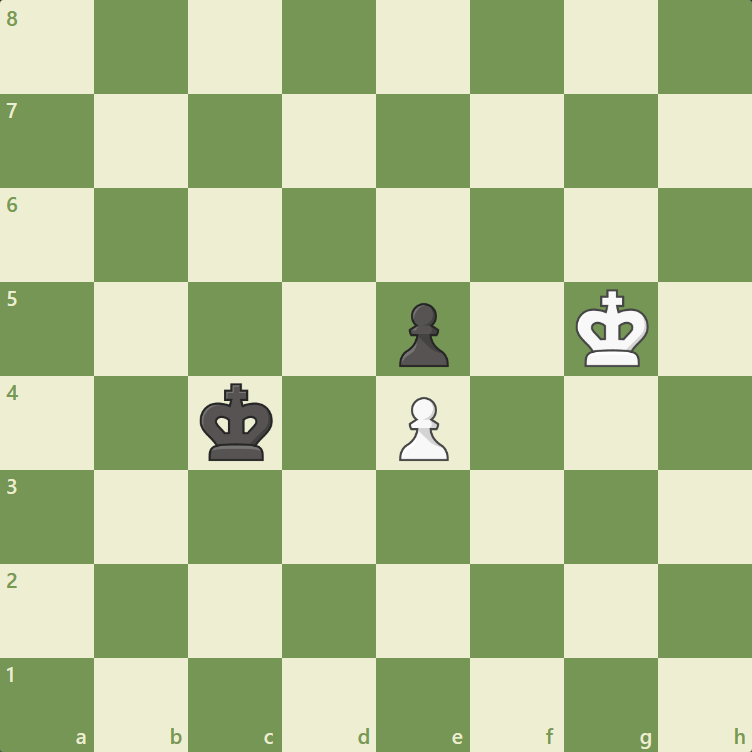
#> input picture images/chess_image.png, 752 x 752 px
$ python -i chessboard_finder.py   (imports and definitions only)   (older library calls are emulated)
#> lines starting #> are read from the running program, lines starting #| are printed output that depends on the picture; after the words box and inside, x2 and y2 are one past the last pixel; in counts of white or black regions, pixels touching at a corner belong together
# Find orthorectified chessboard corners in image

import numpy as np
import PIL.Image


def _get_all_sequences(seq, min_seq_len=7, err_px=5):
    """Given sequence of increasing numbers, get all sequences with common
    spacing (within err_px) that contain at least min_seq_len values
    """
    # Sanity check that there are enough values to satisfy
    if len(seq) < min_seq_len:
        return []

    # For every value, take the next value and see how many times we can step
    # that falls on another value within err_px points
    seqs = []
    for i in range(len(seq) - 1):
        for j in range(i + 1, len(seq)):
            # Check that seq[i], seq[j] not already in previous sequences
            duplicate = False
            for prev_seq in seqs:
                for k in range(len(prev_seq) - 1):
                    if seq[i] == prev_seq[k] and seq[j] == prev_seq[k + 1]:
                        duplicate = True
            if duplicate:
                continue
            d = seq[j] - seq[i]

            # Ignore two points that are within error bounds of each other
            if d < err_px:
                continue

            s = [seq[i], seq[j]]
            n = s[-1] + d
            while np.abs((seq - n)).min() < err_px:
                n = seq[np.abs((seq - n)).argmin()]
                s.append(n)
                n = s[-1] + d

            if len(s) >= min_seq_len:
                s = np.array(s)
                seqs.append(s)
    return seqs


def _nonmax_suppress_1d(arr, winsize=5):
    """Return 1d array with only peaks, use neighborhood window of winsize px"""
    _arr = arr.copy()
    for i in range(_arr.size):
        if i == 0:
            left_neighborhood = 0
        else:
            left_neighborhood = arr[max(0, i - winsize) : i]
        if i >= _arr.size - 2:
            right_neighborhood = 0
        else:
            right_neighborhood = arr[i + 1 : min(arr.size - 1, i + winsize)]

        if arr[i] < np.max(left_neighborhood) or arr[i] <= np.max(right_neighborhood):
            _arr[i] = 0
    return _arr


def detect_chessboard_corners(img_arr_gray, noise_threshold=8000):
    """Load image grayscale as an numpy array
    Return None on failure to find a chessboard

    noise_threshold: Ratio of standard deviation of hough values along an axis
    versus the number of pixels, manually measured bad trigger images
    at < 5,000 and good  chessboards values at > 10,000
    """
    # Get gradients, split into positive and inverted negative components
    gx, gy = np.gradient(img_arr_gray)
    gx_pos = gx.copy()
    gx_pos[gx_pos < 0] = 0
    gx_neg = -gx.copy()
    gx_neg[gx_neg < 0] = 0

    gy_pos = gy.copy()
    gy_pos[gy_pos < 0] = 0
    gy_neg = -gy.copy()
    gy_neg[gy_neg < 0] = 0

    # 1-D ampltitude of hough transform of gradients about X & Y axes
    img_arr_gray.shape[0] * img_arr_gray.shape[1]
    hough_gx = gx_pos.sum(axis=1) * gx_neg.sum(axis=1)
    hough_gy = gy_pos.sum(axis=0) * gy_neg.sum(axis=0)

    # Check that gradient peak signal is strong enough by
    # comparing normalized standard deviation to threshold
    if (
        min(hough_gx.std() / hough_gx.size, hough_gy.std() / hough_gy.size)
        < noise_threshold
    ):
        return None

    # Normalize and skeletonize to just local peaks
    hough_gx = _nonmax_suppress_1d(hough_gx) / hough_gx.max()
    hough_gy = _nonmax_suppress_1d(hough_gy) / hough_gy.max()

    # Arbitrary threshold of 20% of max
    hough_gx[hough_gx < 0.2] = 0
    hough_gy[hough_gy < 0.2] = 0

    # Now we have a set of potential vertical and horizontal lines that
    # may contain some noisy readings, try different subsets of them with
    # consistent spacing until we get a set of 7, choose strongest set of 7
    pot_lines_x = np.where(hough_gx)[0]
    pot_lines_y = np.where(hough_gy)[0]
    pot_lines_x_vals = hough_gx[pot_lines_x]
    pot_lines_y_vals = hough_gy[pot_lines_y]

    # Get all possible length 7+ sequences
    seqs_x = _get_all_sequences(pot_lines_x)
    seqs_y = _get_all_sequences(pot_lines_y)

    if len(seqs_x) == 0 or len(seqs_y) == 0:
        return None

    # Score sequences by the strength of their hough peaks
    seqs_x_vals = [pot_lines_x_vals[[v in seq for v in pot_lines_x]] for seq in seqs_x]
    seqs_y_vals = [pot_lines_y_vals[[v in seq for v in pot_lines_y]] for seq in seqs_y]

    # shorten sequences to up to 9 values based on score
    # X sequences
    for i in range(len(seqs_x)):
        seq = seqs_x[i]
        seq_val = seqs_x_vals[i]

        # if the length of sequence is more than 7 + edges = 9
        # strip weakest edges
        if len(seq) > 9:
            # while not inner 7 chess lines, strip weakest edges
            while len(seq) > 7:
                if seq_val[0] > seq_val[-1]:
                    seq = seq[:-1]
                    seq_val = seq_val[:-1]
                else:
                    seq = seq[1:]
                    seq_val = seq_val[1:]

        seqs_x[i] = seq
        seqs_x_vals[i] = seq_val

    # Y sequences
    for i in range(len(seqs_y)):
        seq = seqs_y[i]
        seq_val = seqs_y_vals[i]
        while len(seq) > 9:
            if seq_val[0] > seq_val[-1]:
                seq = seq[:-1]
                seq_val = seq_val[:-1]
            else:
                seq = seq[1:]
                seq_val = seq_val[1:]

        seqs_y[i] = seq
        seqs_y_vals[i] = seq_val

    # Now that we only have length 7-9 sequences, score and choose the best one
    scores_x = np.array([np.mean(v) for v in seqs_x_vals])
    scores_y = np.array([np.mean(v) for v in seqs_y_vals])

    # Keep first sequence with the largest step size
    # scores_x = np.array([np.median(np.diff(s)) for s in seqs_x])
    # scores_y = np.array([np.median(np.diff(s)) for s in seqs_y])

    # TODO (elucidation): Choose heuristic score between step size and hough response

    best_seq_x = seqs_x[scores_x.argmax()]
    best_seq_y = seqs_y[scores_y.argmax()]
    # print(best_seq_x, best_seq_y)

    # Now if we have sequences greater than length 7, (up to 9),
    # that means we have up to 9 possible combinations of sets of 7 sequences
    # We try all of them and see which has the best checkerboard response
    sub_seqs_x = [best_seq_x[k : k + 7] for k in range(len(best_seq_x) - 7 + 1)]
    sub_seqs_y = [best_seq_y[k : k + 7] for k in range(len(best_seq_y) - 7 + 1)]

    dx = np.median(np.diff(best_seq_x))
    dy = np.median(np.diff(best_seq_y))
    corners = np.zeros(4, dtype=int)

    # Add 1 buffer to include the outer tiles, since sequences are only using
    # inner chessboard lines
    corners[0] = int(best_seq_y[0] - dy)
    corners[1] = int(best_seq_x[0] - dx)
    corners[2] = int(best_seq_y[-1] + dy)
    corners[3] = int(best_seq_x[-1] + dx)

    # Generate crop image with on full sequence, which may be wider than a normal
    # chessboard by an extra 2 tiles, we'll iterate over all combinations
    # (up to 9) and choose the one that correlates best with a chessboard
    gray_img_crop = PIL.Image.fromarray(img_arr_gray).crop(corners)

    # Build a kernel image of an idea chessboard to correlate against
    k = 8  # Arbitrarily chose 8x8 pixel tiles for correlation image
    quad = np.ones([k, k])
    kernel = np.vstack([np.hstack([quad, -quad]), np.hstack([-quad, quad])])
    kernel = np.tile(kernel, (4, 4))  # Becomes an 8x8 alternating grid (chessboard)
    kernel = kernel / np.linalg.norm(kernel)  # normalize
    # 8*8 = 64x64 pixel ideal chessboard

    k = 0
    max(len(sub_seqs_x), len(sub_seqs_y))
    final_corners = None
    best_score = None

    # Iterate over all possible combinations of sub sequences and keep the corners
    # with the best correlation response to the ideal 64x64px chessboard
    for i in range(len(sub_seqs_x)):
        for j in range(len(sub_seqs_y)):
            k = k + 1

            # [y, x, y, x]
            sub_corners = np.array(
                [
                    sub_seqs_y[j][0] - corners[0] - dy,
                    sub_seqs_x[i][0] - corners[1] - dx,
                    sub_seqs_y[j][-1] - corners[0] + dy,
                    sub_seqs_x[i][-1] - corners[1] + dx,
                ],
                dtype=np.int,
            )

            # Generate crop candidate, nearest pixel is fine for correlation check
            sub_img = gray_img_crop.crop(sub_corners).resize((64, 64))

            # Perform correlation score, keep running best corners as our final output
            # Use absolute since it's possible board is rotated 90 deg
            score = np.abs(np.sum(kernel * sub_img))
            if best_score is None or score > best_score:
                best_score = score
                final_corners = sub_corners + [
                    corners[0],
                    corners[1],
                    corners[0],
                    corners[1],
                ]
    return final_corners


def get_chessboard_corners(img_arr, detect_corners=False):
    """Returns a tuple of (corners, error_message)"""
    if not detect_corners:
        # Don't try to detect corners. Assume the entire image is a board
        return (([0, 0, img_arr.shape[0], img_arr.shape[1]]), None)
    corners = detect_chessboard_corners(img_arr)
    if corners is None:
        return (None, "Failed to find corners in chessboard image")
    width = corners[2] - corners[0]
    height = corners[3] - corners[1]
    ratio = abs(1 - width / height)
    if ratio > 0.05:
        return (corners, "Invalid corners - chessboard size is not square")
    if corners[0] > 1 or corners[1] > 1:
        # TODO generalize this for chessboards positioned within images
        return (corners, "Invalid corners - (x,y) are too far from (0,0)")
    return (corners, None)

>>> import cv2
>>> picture = cv2.imread('../../images/chess_image.png', cv2.IMREAD_GRAYSCALE)
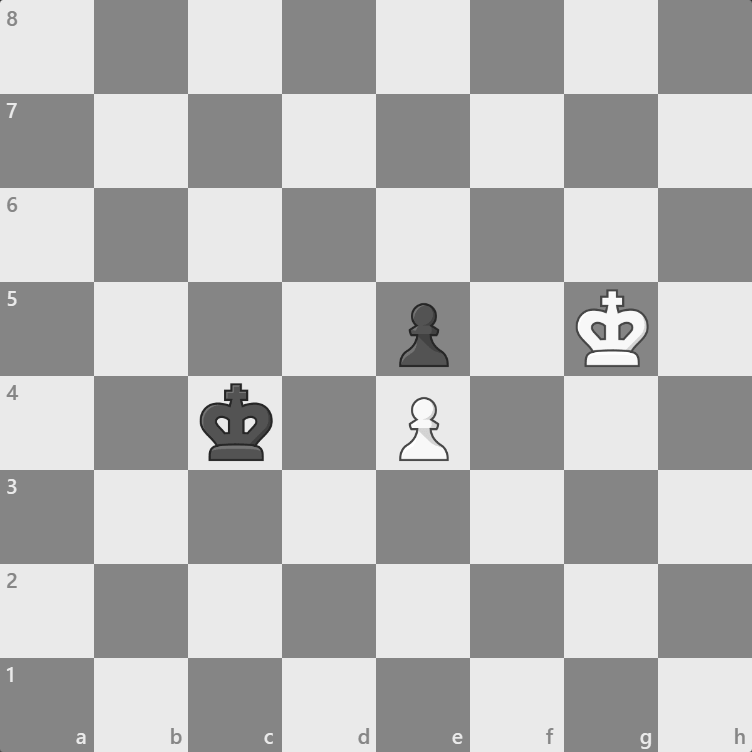
#> picture: shape (752, 752); min 38, max 255, mean 182.6
>>> result = detect_chessboard_corners(picture)
#> in detect_chessboard_corners, `gx, gy = np.gradient(img_arr_gray)`:
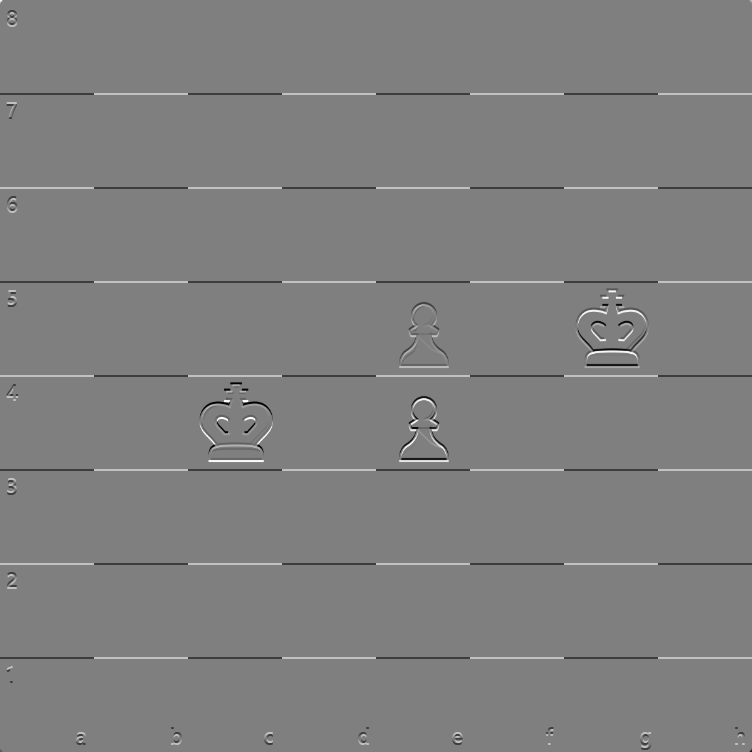
#> gx: shape (752, 752) float64; min -98, max 98, mean 0; drawn with min black and max white
#> in detect_chessboard_corners, `gx, gy = np.gradient(img_arr_gray)`:
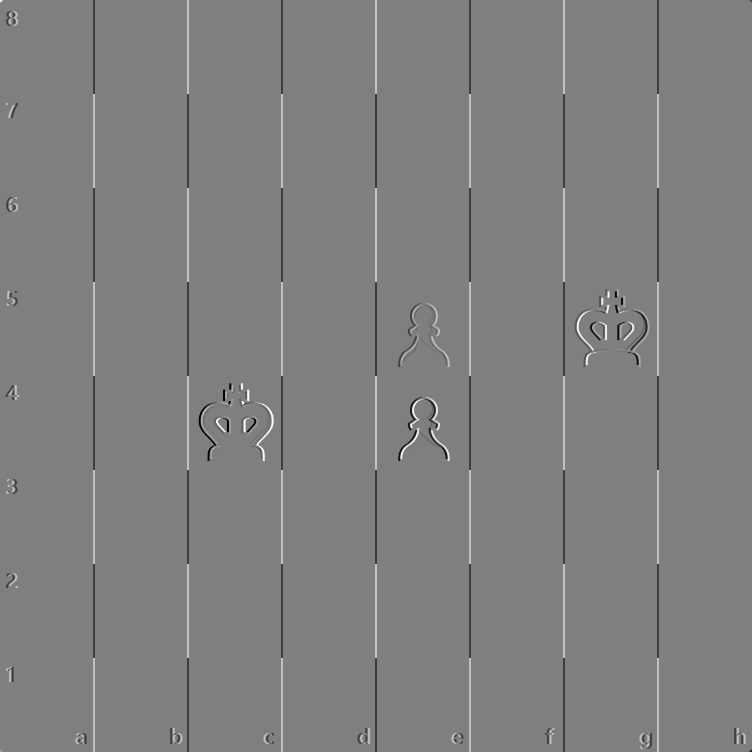
#> gy: shape (752, 752) float64; min -98, max 98, mean 0; drawn with min black and max white
#> in detect_chessboard_corners, `gx_pos[gx_pos < 0] = 0`:
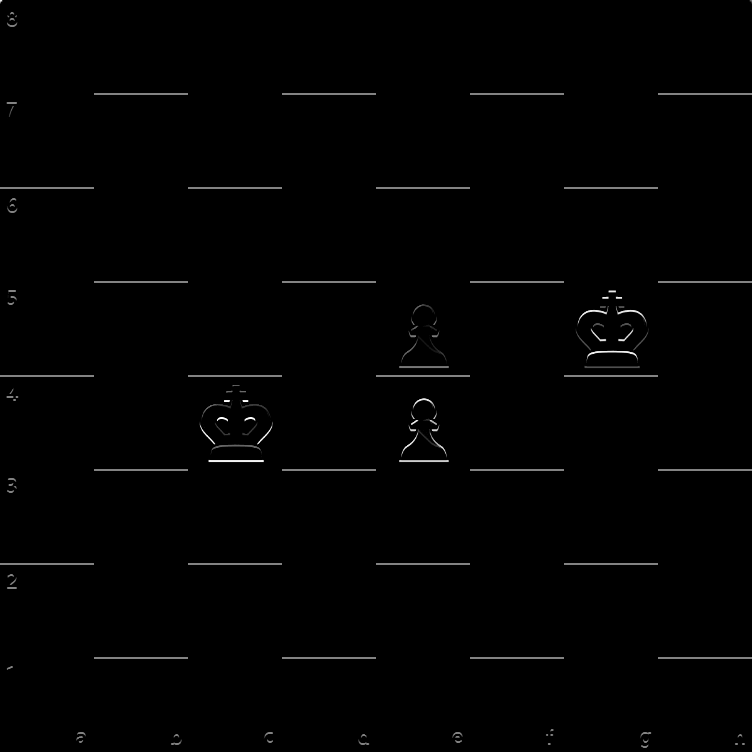
#> gx_pos: shape (752, 752) float64; 1.74% of pixels changed, all inside (x1, y1, x2, y2) = (0, 10, 752, 752); drawn with min black and max white
#> in detect_chessboard_corners, `gx_neg[gx_neg < 0] = 0`:
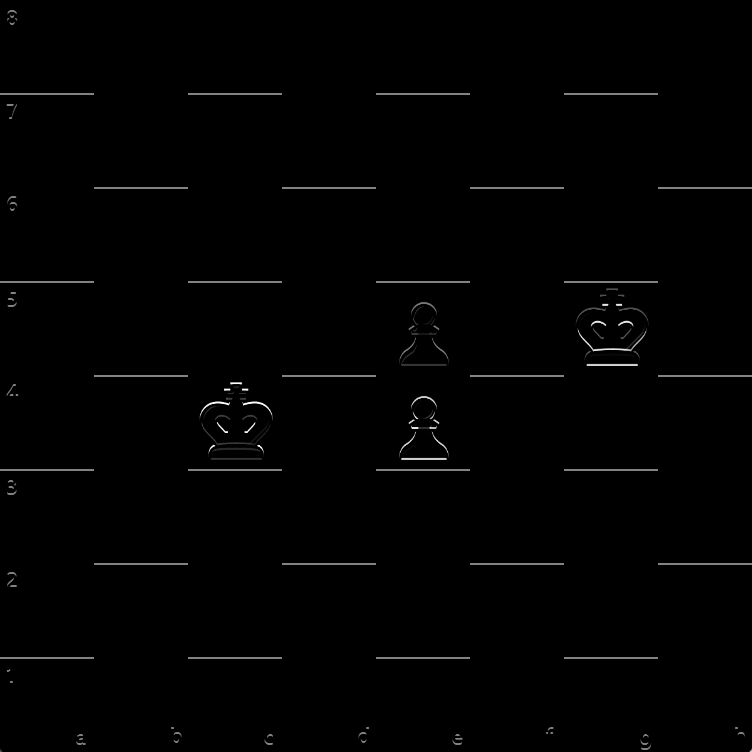
#> gx_neg: shape (752, 752) float64; min 0, max 98, mean 0.7; drawn with min black and max white
#> in detect_chessboard_corners, `gy_pos[gy_pos < 0] = 0`:
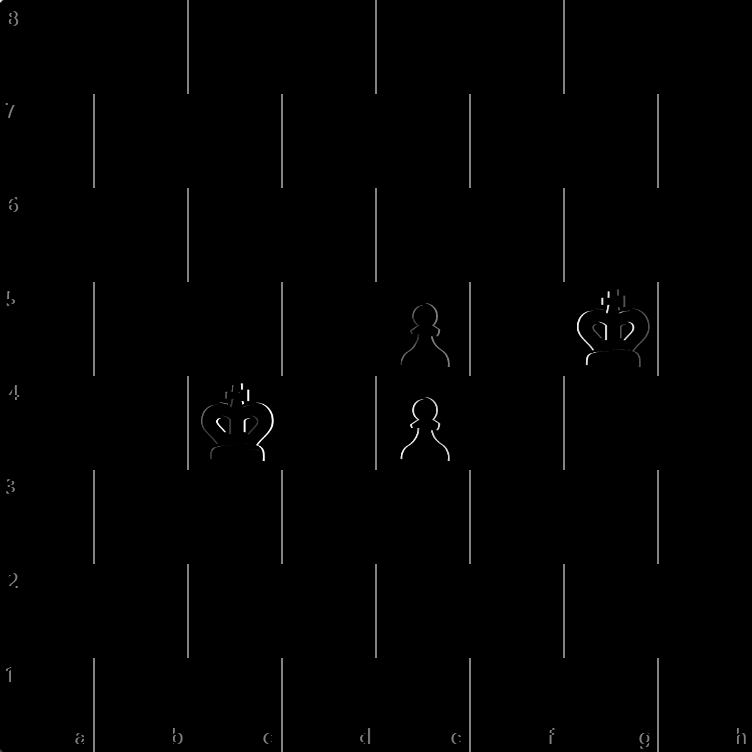
#> gy_pos: shape (752, 752) float64; 1.67% of pixels changed, all inside (x1, y1, x2, y2) = (5, 0, 752, 752); drawn with min black and max white
#> in detect_chessboard_corners, `gy_neg[gy_neg < 0] = 0`:
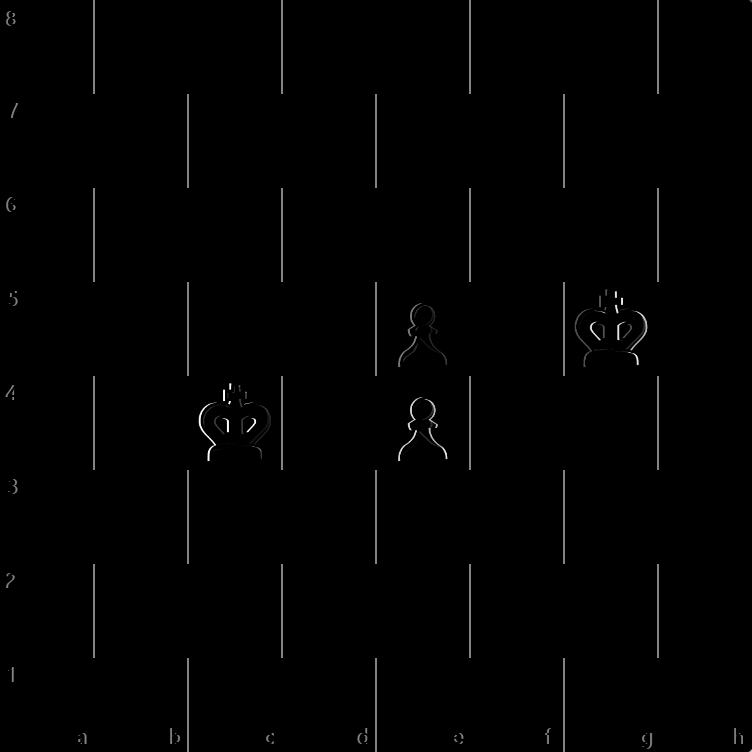
#> gy_neg: shape (752, 752) float64; min 0, max 98, mean 0.7; drawn with min black and max white
#> in detect_chessboard_corners, `hough_gx = gx_pos.sum(axis=1) * gx_neg.sum(axis=1)`: hough_gx = 752 values, max 360544144 at index 93, min 0 at index 0, mean 6781749.1
#> in detect_chessboard_corners, `hough_gy = gy_pos.sum(axis=0) * gy_neg.sum(axis=0)`: hough_gy = 752 values, max 360544144 at index 93, min 0 at index 0, mean 6778699.7
#> the loop in _nonmax_suppress_1d, `for i in range(_arr.size):` made 752 passes
#> (left_neighborhood, right_neighborhood) on passes 2, 9, 10, 11, 12, 13, 14, 15, 16, 17: ([0], [0, 0, 0, 0]), ([0, 0, 0, 0, 0], [0, 0, 0, 23876]), ([0, 0, 0, 0, 0], [0, 0, 23876, 14362.5]), ([0, 0, 0, 0, 0], [0, 23876, 14362.5, 321.8]), ([0, 0, 0, 0, 0], [23876, 14362.5, 321.8, 5022]), ([0, 0, 0, 0, 0], [14362.5, 321.8, 5022, 25528.5]), ([0, 0, 0, 0, 23876], [321.8, 5022, 25528.5, 3135]), ([0, 0, 0, 23876, 14362.5], [5022, 25528.5, 3135, 23553.5]), ([0, 0, 23876, 14362.5, 321.8], [25528.5, 3135, 23553.5, 26983]), ([0, 23876, 14362.5, 321.8, 5022], [3135, 23553.5, 26983, 4014.8])
#> in detect_chessboard_corners, `hough_gx = _nonmax_suppress_1d(hough_gx) / hough_gx.max()`: hough_gx = 752 values, max 1 at index 94, min 0 at index 0, mean 0.00936
#> the loop in _nonmax_suppress_1d (call 2), `for i in range(_arr.size):` made 752 passes
#> (left_neighborhood, right_neighborhood) on passes 2, 4, 5, 6, 7, 8, 9: ([0], [0, 0, 0, 1584]), ([0, 0, 0], [0, 1584, 253825, 1321603]), ([0, 0, 0, 0], [1584, 253825, 1321603, 1096656.2]), ([0, 0, 0, 0, 0], [253825, 1321603, 1096656.2, 1195948]), ([0, 0, 0, 0, 1584], [1321603, 1096656.2, 1195948, 1224531]), ([0, 0, 0, 1584, 253825], [1096656.2, 1195948, 1224531, 712625.2]), ([0, 0, 1584, 253825, 1321603], [1195948, 1224531, 712625.2, 1375124.8])
#> in detect_chessboard_corners, `hough_gy = _nonmax_suppress_1d(hough_gy) / hough_gy.max()`: hough_gy = 752 values, max 1 at index 94, min 0 at index 0, mean 0.00935
#> in detect_chessboard_corners, `pot_lines_x = np.where(hough_gx)[0]`: pot_lines_x = [94, 188, 282, 376, 470, 564, 658]
#> in detect_chessboard_corners, `pot_lines_x_vals = hough_gx[pot_lines_x]`: pot_lines_x_vals = [1, 1, 1, 1, 1, 1, 1]
#> the loop in _get_all_sequences, `for i in range(len(seq) - 1):` made 6 passes
#> after the loop in _get_all_sequences, `for i in range(len(seq) - 1):`: seqs = [[94, 188, 282, 376, 470, 564, 658]]
#> the loop in _get_all_sequences (call 2), `for i in range(len(seq) - 1):` made 6 passes
#> in detect_chessboard_corners, `seqs_x_vals = [pot_lines_x_vals[[v in seq for v in pot_lines_x]] for s..`: seqs_x_vals = [[1, 1, 1, 1, 1, 1, 1]]
#> the loop in detect_chessboard_corners, `for i in range(len(seqs_x)):` made 1 pass
#> the loop in detect_chessboard_corners, `for i in range(len(seqs_y)):` made 1 pass
#> in detect_chessboard_corners, `scores_x = np.array([np.mean(v) for v in seqs_x_vals])`: scores_x = [1]
#> in detect_chessboard_corners, `best_seq_x = seqs_x[scores_x.argmax()]`: best_seq_x = [94, 188, 282, 376, 470, 564, 658]
#> in detect_chessboard_corners, `sub_seqs_x = [best_seq_x[k : k + 7] for k in range(len(best_seq_x) - 7..`: sub_seqs_x = [[94, 188, 282, 376, 470, 564, 658]]
#> in detect_chessboard_corners, `dx = np.median(np.diff(best_seq_x))`: dx = 94
#> the loop in detect_chessboard_corners, `for i in range(len(sub_seqs_x)):` made 1 pass
#> after the loop in detect_chessboard_corners, `for i in range(len(sub_seqs_x)):`: best_score = 2933.9; final_corners = [0, 0, 752, 752]; k = 1
#> result = [0, 0, 752, 752]
